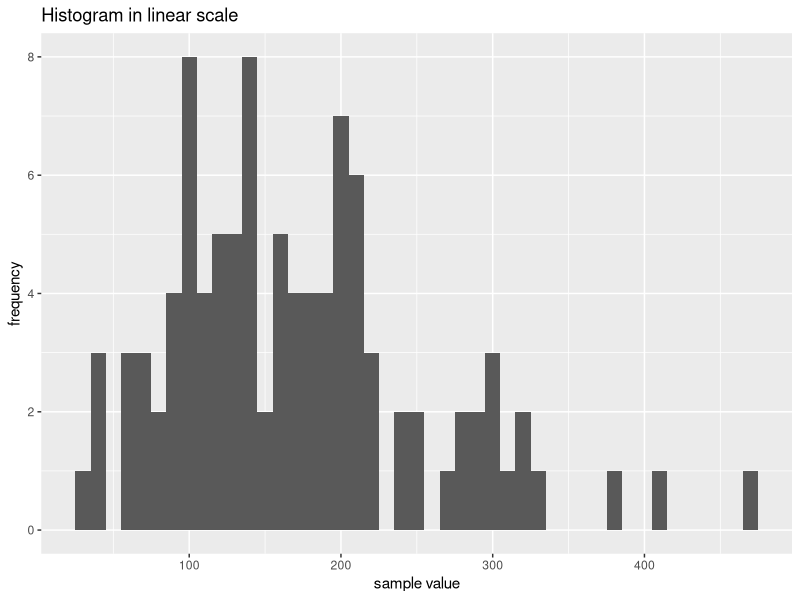
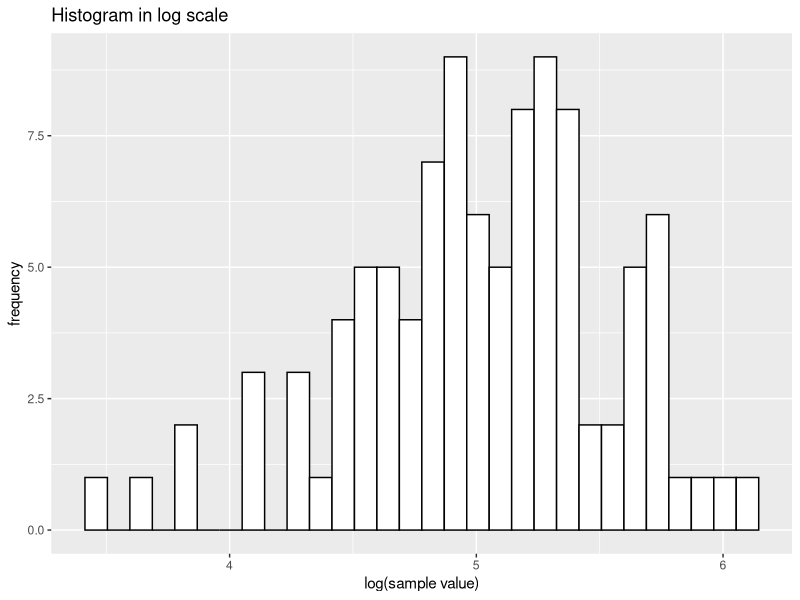
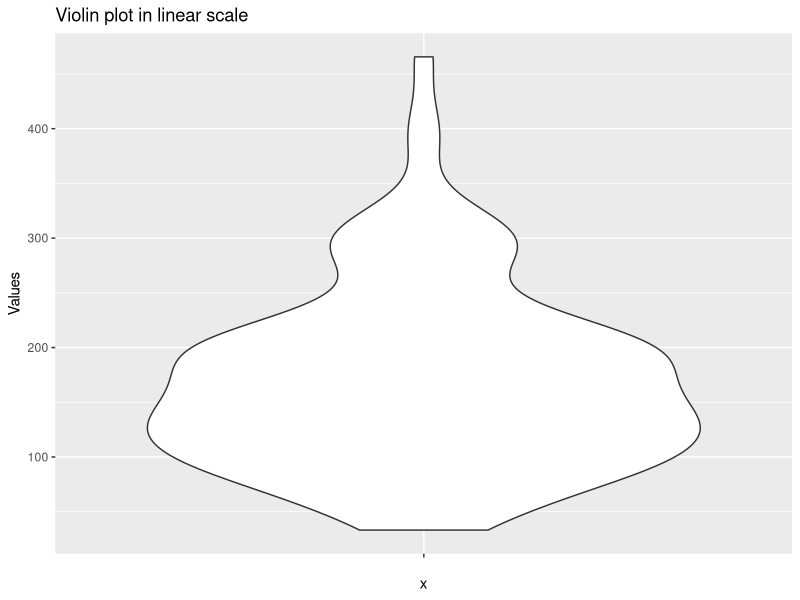
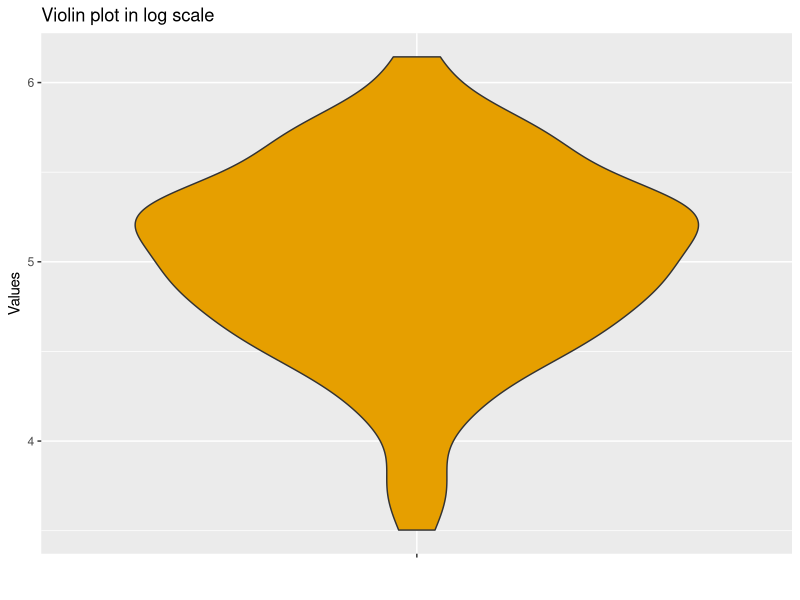

R code for these plots, in order:
## ---- chunk 1
set.seed(42)
sample <- rlnorm(100, meanlog = 5, sdlog = 0.5)
sample_df <- data.frame(sample)

## ---- chunk 2
library(ggplot2)
## ---- chunk 3
linear_histogram <- ggplot(sample_df, aes(x=sample)) + geom_histogram(binwidth=10) + ggtitle("Histogram in linear scale") + xlab("sample value") + ylab("frequency")


linear_histogram
## ---- chunk 4

log_histogram <- ggplot(sample_df, aes(x=log(sample))) + geom_histogram(color="black", fill="white") + ggtitle("Histogram in log scale") + xlab("log(sample value)") + ylab("frequency")

log_histogram
## ---- chunk 5
violin_plot <- ggplot(sample_df, aes(x="", y=sample)) + geom_violin() + ggtitle("Violin plot in linear scale") + ylab("Values")
violin_plot

log_violin_plot <- ggplot(sample_df, aes(x="", y=log(sample))) + geom_violin(fill="#E69F00") + ggtitle("Violin plot in log scale") +ylab("Values") + xlab("")
log_violin_plot
